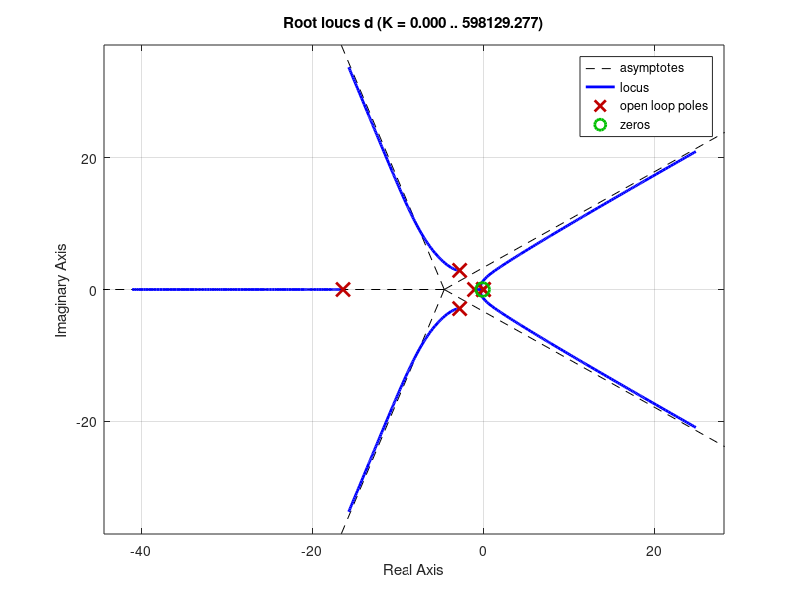

Source code (MATLAB):
a=tf([10 1],[1 0]);
b=tf([60455],[220.1 5062 28613 82648 60455]);
c=tf([221],[6076.1 0]);
d=a*b*c; 
zpk(d)
figure(1);
rlocus(d);
